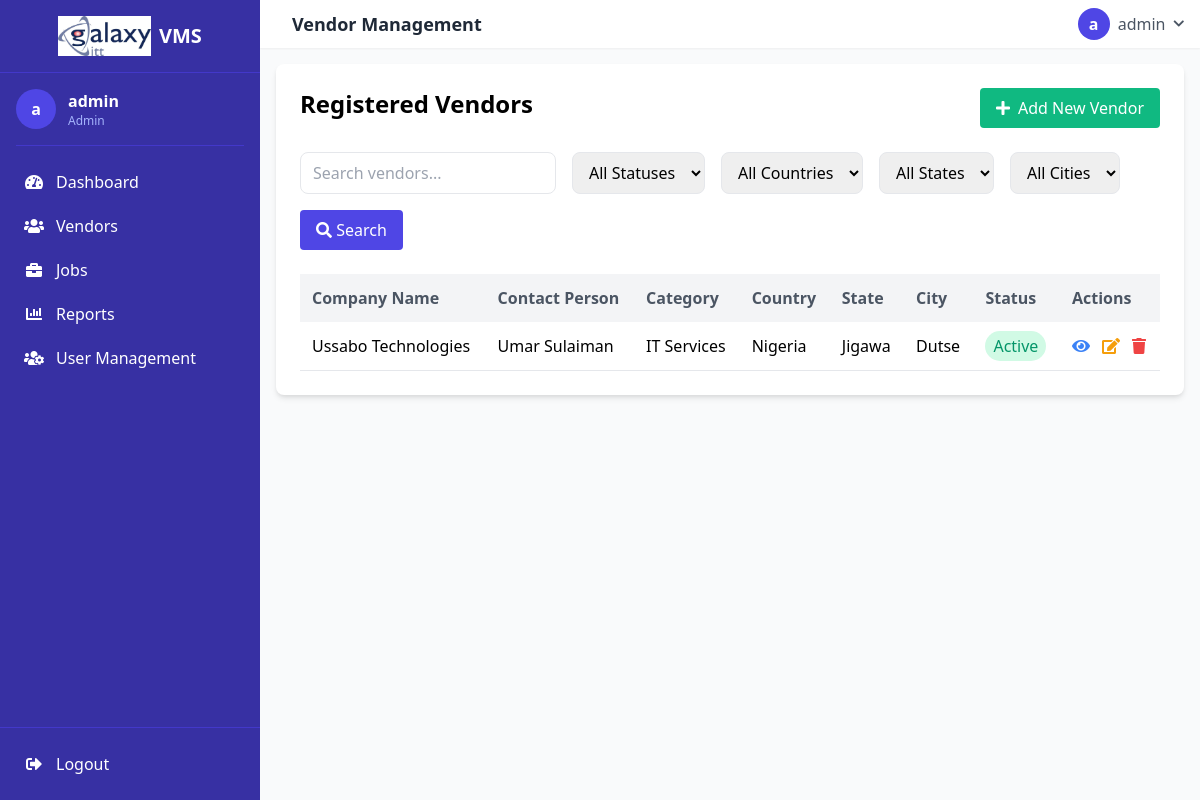
Screenshot of /vendors/index.php (signed in) with the database file from the repository.
### tables this page shows
CREATE TABLE `vendors` (
  `id` int(11) NOT NULL,
  `company_name` varchar(255) NOT NULL,
  `contact_person` varchar(255) NOT NULL,
  `email` varchar(255) NOT NULL,
  `phone` varchar(50) NOT NULL,
  `category` varchar(255) NOT NULL,
  `tax_id` varchar(100) NOT NULL,
  `account_name` varchar(255) DEFAULT NULL,
  `account_number` varchar(100) DEFAULT NULL,
  `bank_name` varchar(255) DEFAULT NULL,
  `certifications_path` varchar(255) DEFAULT NULL,
  `status` enum('active','pending','inactive') DEFAULT 'pending',
  `created_by` int(11) NOT NULL,
  `created_at` timestamp NOT NULL DEFAULT current_timestamp(),
  `updated_at` timestamp NOT NULL DEFAULT current_timestamp() ON UPDATE current_timestamp(),
  `country` varchar(50) DEFAULT NULL,
  `state` varchar(50) DEFAULT NULL,
  `city` varchar(50) DEFAULT NULL,
  `address` text DEFAULT NULL
);

### functions/database.php (called while the page is built, shortened)
<?php
class Database {
    private $connection;
    public function __construct() {
        $this->connection = new mysqli(DB_HOST, DB_USER, DB_PASS, DB_NAME);
    }
    public function query($sql) {
        return $this->connection->query($sql);
    }
}
function db() {
    static $db = null;
    if ($db === null) {
        $db = new Database();
    }
    return $db;
}

### vendors/index.php (the view, shortened to what this page needs)
<?php
$db = db();
$search = isset($_GET['search']) ? $db->escape($_GET['search']) : '';
$sql = "SELECT v.*, u.full_name as created_by_name FROM vendors v
        JOIN users u ON v.created_by = u.id";
$sql .= " ORDER BY v.created_at DESC";
$result = $db->query($sql);
$vendors = [];
if ($result) {
    while ($row = $result->fetch_assoc()) {
        $vendors[] = $row;
    }
}
?>
<div class="bg-white p-6 rounded-lg shadow-md w-full max-w-full">
    <div class="flex justify-between mb-6">
        <h2 class="text-2xl font-semibold">Registered Vendors</h2>
        <a href="create.php" class="bg-green-500 text-white px-4 py-2 rounded hover:bg-green-600">
            <i class="fas fa-plus mr-2"></i>Add New Vendor
        </a>
    </div>
    <form method="get" action="" class="mb-6">
        <div class="flex flex-wrap gap-4">
            <input type="text" name="search" placeholder="Search vendors..."
                value="<?= htmlspecialchars($search) ?>"
                class="px-3 py-2 border rounded-lg w-64">
            <select name="status" class="px-3 py-2 border rounded-lg">
                <option value="">All Statuses</option>
            </select>
            <select name="country" class="px-3 py-2 border rounded-lg">
                <option value="">All Countries</option>
            </select>
            <select name="state" class="px-3 py-2 border rounded-lg">
                <option value="">All States</option>
            </select>
            <select name="city" class="px-3 py-2 border rounded-lg">
                <option value="">All Cities</option>
            </select>
            <button type="submit" class="bg-indigo-600 text-white px-4 py-2 rounded hover:bg-indigo-700">
                <i class="fas fa-search"></i> Search
            </button>
        </div>
    </form>
    <div class="overflow-x-auto">
        <table class="w-full">
            <thead>
                <tr class="bg-gray-100 text-gray-600">
                    <th class="p-3 text-left">Company Name</th>
                    <th class="p-3 text-left">Contact Person</th>
                    <th class="p-3 text-left">Category</th>
                    <th class="p-3 text-left">Country</th>
                    <th class="p-3 text-left">State</th>
                    <th class="p-3 text-left">City</th>
                    <th class="p-3 text-left">Status</th>
                    <th class="p-3 text-left">Actions</th>
                </tr>
            </thead>
            <tbody>
                <?php foreach ($vendors as $vendor): ?>
                <tr class="border-b">
                    <td class="p-3"><?= htmlspecialchars($vendor['company_name']) ?></td>
                    <td class="p-3"><?= htmlspecialchars($vendor['contact_person']) ?></td>
                    <td class="p-3"><?= htmlspecialchars($vendor['category']) ?></td>
                    <td class="p-3"><?= htmlspecialchars($vendor['country'] ?? '') ?></td>
                    <td class="p-3"><?= htmlspecialchars($vendor['state'] ?? '') ?></td>
                    <td class="p-3"><?= htmlspecialchars($vendor['city'] ?? '') ?></td>
                    <td class="p-3">
                        <span class="px-2 py-1 rounded-full
                            <?= $vendor['status'] === 'active' ? 'bg-green-100 text-green-600' : '' ?>
                            <?= $vendor['status'] === 'pending' ? 'bg-yellow-100 text-yellow-600' : '' ?>
                            <?= $vendor['status'] === 'inactive' ? 'bg-red-100 text-red-600' : '' ?>">
                            <?= ucfirst($vendor['status']) ?>
                        </span>
                    </td>
                    <td class="p-3 flex">
                        <a href="view.php?id=<?= $vendor['id'] ?>" class="text-blue-500 mr-3" title="View">
                            <i class="fas fa-eye"></i>
                        </a>
                        <a href="edit.php?id=<?= $vendor['id'] ?>" class="text-yellow-500 mr-3" title="Edit">
                            <i class="fas fa-edit"></i>
                        </a>
                        <form method="post" action="delete.php" class="inline">
                            <button type="submit" class="text-red-500" title="Delete"
                                    onclick="return confirm('Are you sure you want to delete this vendor?')">
                                <i class="fas fa-trash"></i>
                            </button>
                        </form>
                    </td>
                </tr>
                <?php endforeach; ?>
            </tbody>
        </table>
    </div>
</div>
<?php
include __DIR__ . '/../includes/header.php';
?>

### rows the page displays
vendors: company_name "Ussabo Technologies", contact_person "Umar Sulaiman", category "IT Services", country "Nigeria", state "Jigawa", city "Dutse", status "Active"

### other values shown
substr($_SESSION['username'] ?? 'U', 0, 1) "a"
$_SESSION['username'] "admin"
$_SESSION['role'] "Admin"
$pageTitle "Vendor Management"
